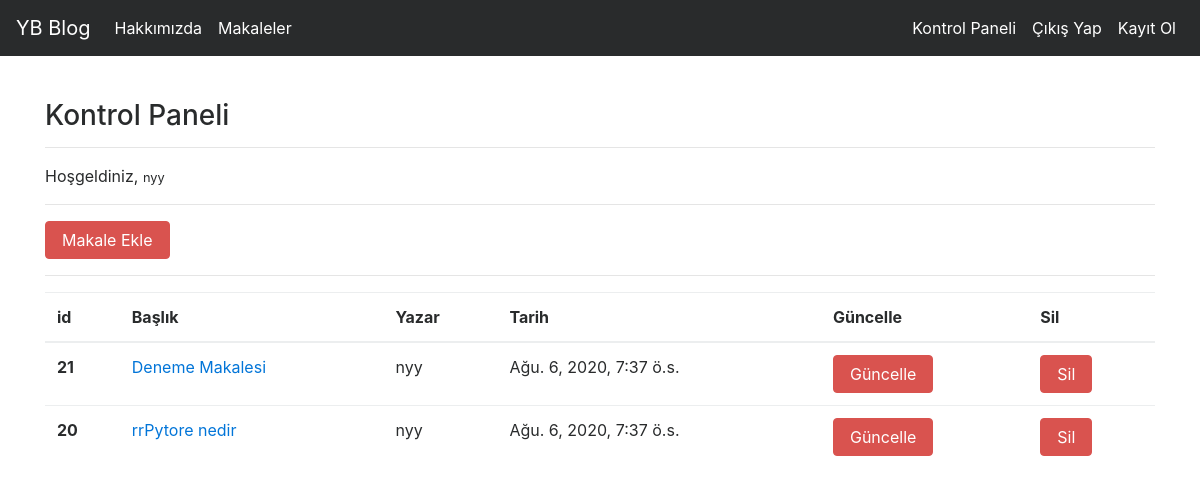
Screenshot of /articles/dashboard/ (signed in) with the database file from the repository.
### article/models.py (models this page shows, shortened)
class Article(models.Model):
    author=models.ForeignKey("auth.user",on_delete=models.CASCADE,verbose_name="Yazar")
    title= models.CharField(max_length=50,verbose_name="Başlık")
    content=RichTextField()
    created_date=models.DateTimeField(auto_now_add=True,verbose_name="Oluşturulma Tarihi")
    article_image=models.FileField(blank=True, null=True,verbose_name="Makaleye Fotoğraf Ekleyin..")
    class Meta:
        ordering = ['-created_date']

### article/views.py (the view)
# urls.py: path('dashboard/',views.dashboard,name="dashboard"),
@login_required(login_url="user:login")
def dashboard(request):
    articles= Article.objects.filter(author=request.user)
    context={
        "articles":articles
    }
    return render (request,"dashboard.html",context)

### templates/dashboard.html
{% extends "layout.html" %}
{% block body %}
<h3>Kontrol Paneli</h3>
<hr>
<p>
Hoşgeldiniz, <small>{{request.user.username}}</small>
</p>
<hr>
<a class="btn btn-danger" href="{% url 'article:addarticle' %}">Makale Ekle</a>
<hr>
{% if articles %}
<table class="table table-hover">
  <thead>
    <tr>
      <th scope="col">id</th>
      <th scope="col">Başlık</th>
      <th scope="col">Yazar</th>
      <th scope="col">Tarih</th>
      <th scope="col">Güncelle</th>
      <th scope="col">Sil</th>
    </tr>
  </thead>
  <tbody>
    {% for article in articles  %}
    <tr>
      <th scope="row">{{article.id}}</th>
      <td><a href="{% url 'article:detail' article.id %}">{{article.title}}</a></td>
      <td>{{article.author.username}}</td>
      <td>{{article.created_date}}</td>
      <td><a href="{% url 'article:update' article.id %}" class= "btn btn-danger">Güncelle</a></td>
      <td><a href="{% url 'article:delete' article.id %}" class= "btn btn-danger">Sil</a></td>
    </tr>
    {% endfor %}
  </tbody>
</table>
{% else %}
<div class="alert alert-danger"> Henüz makaleniz yok</div>
{% endif %}
{% endblock body %}

### rows the page displays
Article: id "21", title "Deneme Makalesi", author.username "nyy", created_date "Ağu. 6, 2020, 7:37 ö.s."
Article: id "20", title "rrPytore nedir", author.username "nyy", created_date "Ağu. 6, 2020, 7:37 ö.s."

### other values shown
{{ request.user.username }} "nyy"
